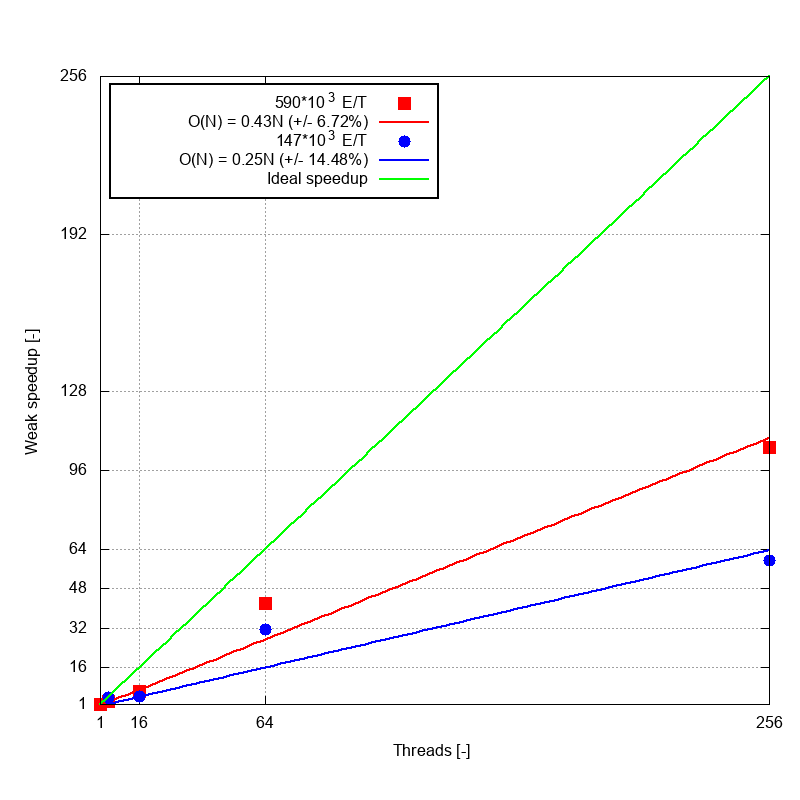

Write gnuplot code to recreate this figure.
set datafile separator ","
set output 'weak-scalability.png'
set term png size 800, 800
set tmargin 4
set lmargin 10
set bmargin 5

set xlabel 'Threads [-]'
set ylabel 'Weak speedup [-]'

set grid
set xrange [1:256]
set xtics (1,16,64,256)
set yrange [1:256]
set ytics (1,16,32,48,64,96,128,192,256)

set key left top
set key box lt -1 lw 2 width 1 height 1 opaque


set style line 1 lc rgb 'red' pt 5 ps 2   # square
set style line 2 lc rgb 'blue' pt 7 ps 2  # circle

o1(x) = a1*x
fit o1(x) 'weak-scalability.csv' using 3:($10==590000?$25:1/0) via a1
o1title = sprintf("O(N) = %.2fN (+/- %.2f\%)", a1, a1_err/a1*100)

o2(x) = a2*x
fit o2(x) 'weak-scalability.csv' using 3:($10==147000?$25:1/0) via a2
o2title = sprintf("O(N) = %.2fN (+/- %.2f\%)", a2, a2_err/a2*100)

tit(e) = sprintf("%d*10^{3} E/T", e/1000)


f(x) = x

plot \
    "weak-scalability.csv" using 3:($10==590000?$25:1/0):xtic($3) with points ls 1 title tit(590000), \
    o1(x) with lines lc rgb 'red' lw 2 title o1title, \
    "weak-scalability.csv" using 3:($10==147000?$25:1/0):xtic($3) with points ls 2 title tit(147000), \
    o2(x) with lines lc rgb 'blue' lw 2 title o2title, \
    f(x) with lines lc rgb 'green' lw 2 title 'Ideal speedup'